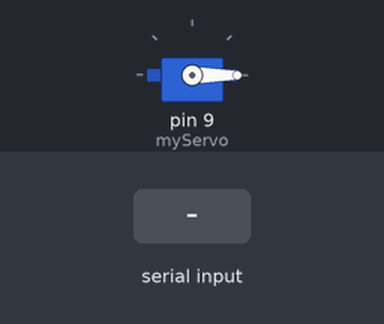
This sketch was run on a simulated Arduino Uno, built with avr-gcc and run on an emulated ATmega328P. Shown: servo. Inputs (shaded band) come from the test bench.

Above: at 1.2 s.
1.3 s: "1" received over the second serial link
At 2.4 s:
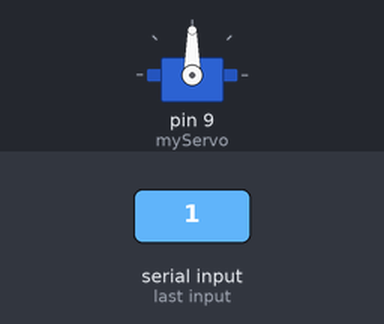
2.8 s: "0" received over the second serial link
At 3.6 s:
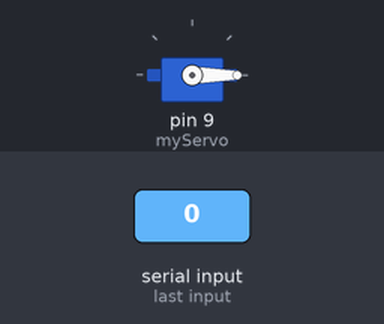
Timing chart, 0 to 5.8 s (numbered marks = the images above; inputs shaded):
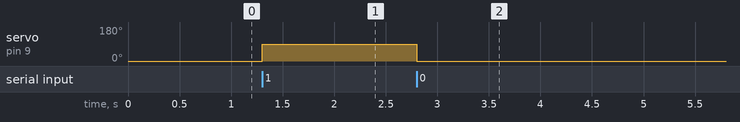

Measured:
- after the input at 1.3 s, servo on pin 9 (myServo): 0° → 90° at once
- after the input at 2.8 s, servo on pin 9 (myServo): 90° → 0° at once

The sketch:

GSE_Sender.ino
```cpp
#include <SoftwareSerial.h>
#include <Servo.h>

// RX, TX. We only use RX (Pin 10) for the receiver
SoftwareSerial RS485Serial(10, 11);
Servo myServo;

void setup() {
  myServo.attach(9);
  RS485Serial.begin(9600);

  // Set initial position
  myServo.write(0);
}

void loop() {
  // Check if data is arriving over the RS-485 line
  if (RS485Serial.available()) {
    char signal = RS485Serial.read();

    if (signal == '1') {
      myServo.write(90); // Move when button is pressed
    }
    else if (signal == '0') {
      myServo.write(0);  // Return when released
    }
  }
}
```
